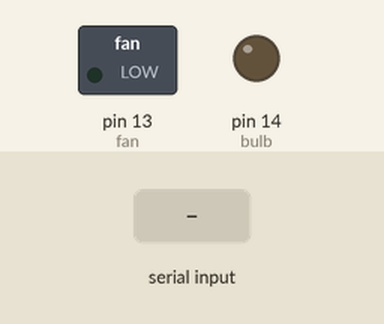
Recording of a sketch running on a simulated Arduino Uno, built with avr-gcc and run on an emulated ATmega328P. On the bench: switched loads named in the sketch (green lamp = pin HIGH), output pins drawn as LEDs (lit = HIGH). The inputs (shaded band) are chosen by the test bench. What the sketch prints to the serial monitor is not drawn.

Above: at 1.2 s.
1.3 s: "1" received over Serial
At 2.0 s:
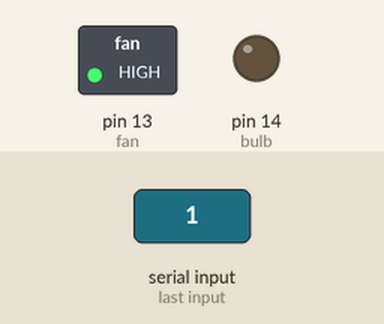
Timing chart, 0 to 4.3 s (numbered marks = the images above; inputs shaded):
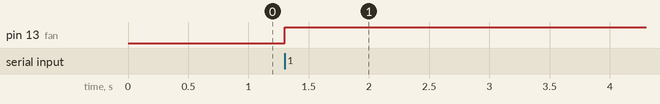

Measured:
- after the input at 1.3 s, pin 13 (fan): LOW → HIGH at once

The sketch:

Appliance_control.ino
```cpp
/****************************************************
   Author: Atul Dubey
   Date: 05/10/2022
   Description:
      This code will help you in controlling GPIOs by
      sending commands from Serial monitor
 ****************************************************/

int fan = 13;
int bulb = 14;
int state;
int flag = 0;

void setup() {
  Serial.begin(115200);
  pinMode(fan, OUTPUT);
  pinMode(bulb, OUTPUT);
}

void loop() {
  if (Serial.available() > 0) {
    state = Serial.read();
    flag = 0;
  }

  if (state == '1') {
    Serial.println(state);
    digitalWrite(fan, HIGH);
    if (flag == 0) {
      Serial.println("Go Forward!");
      flag = 1;
    }
  }

  else if (state == '2') {
    Serial.println(state);
    if (flag == 0) {
      Serial.println("Go Forward!");
      flag = 1;
    }
  }

  else if (state == '3') {
    Serial.println(state);
    if (flag == 0) {
      Serial.println("Go Forward!");
      flag = 1;
    }
  }

  else if (state == '4') {
    Serial.println(state);
    if (flag == 0) {
      Serial.println("Go Forward!");
      flag = 1;
    }
  }

  else if (state == '5') {
    Serial.println(state);
    if (flag == 0) {
      Serial.println("Go Forward!");
      flag = 1;
    }
  }
}
```
